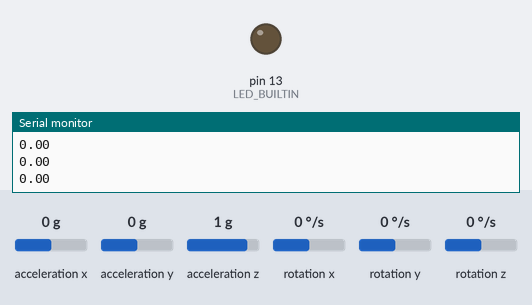
Bench run of a sketch on a simulated Arduino Uno, built with avr-gcc and run on an emulated ATmega328P. Shown: output pins drawn as LEDs (lit = HIGH), the last lines printed to the serial monitor. Wiring (inferred from the names in the program): MPU-6050 motion sensor at I2C address 0x68. Dashed ring = blinking. The inputs (shaded band) are chosen by the test bench; at power-on: rotation y 0 °/s, acceleration x 0 g, acceleration y 0 g, acceleration z 1 g, rotation x 0 °/s, rotation z 0 °/s.

Above: at 2.0 s.
2.1 s: rotation y set to 100 °/s
At 2.25 s:
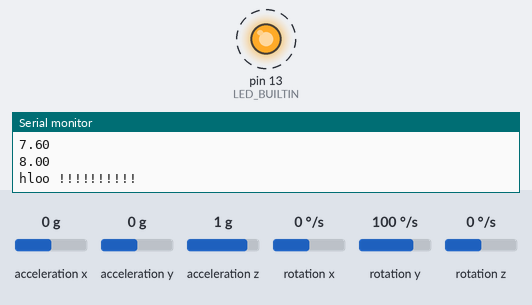
5.1 s: rotation y set to -192 °/s
At 7.2 s:
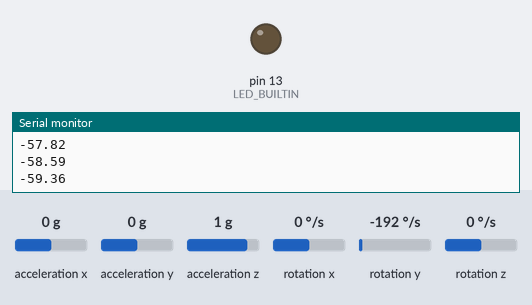
8.1 s: rotation y set to 85 °/s
11.1 s: rotation y set to 94 °/s
Timing chart, 0 to 15.1 s (numbered marks = the images above; inputs shaded):
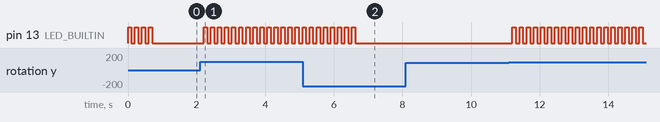

Measured:
- after the input at 2.1 s, pin 13 (LED_BUILTIN): alternates HIGH for 0.10 s and LOW for 0.11 s, starting after 0.11 s
- after the input at 5.1 s, pin 13 (LED_BUILTIN): goes on until 6.6 s, then stays LOW

The sketch:

angle_calculation_using_acc.ino
```cpp
#include <Wire.h>
#define RAD_TO_DEG 57.295779513082320876798154814105
const int gyro_addr=0x68;
int temp;
long acc_reading[3];
float gyro_reading[3];
/*
gyro[0] => pitch axis
gyro[1] => roll axis
gyro[2] => yaw axis
*/
int gyro_offset[3];
int frequency_of_gyro_reading=250;
// degree per second  = raw gyro /65.5
// frequency of gyro is frequency_of_gyro_reading
int conversion_constant= frequency_of_gyro_reading*65.5 ;
float gyro_yaw,gyro_roll,gyro_pitch;
double acc_roll,acc_pitch;
//####################################################### SETUP ##############################################################################################
void setup() {

 pinMode(LED_BUILTIN, OUTPUT);


for(int i=0;i<4;i++)
{
  digitalWrite(LED_BUILTIN, HIGH);   // turn the LED on (HIGH is the voltage level)
  delay(100);                       // wait for a second
  digitalWrite(LED_BUILTIN, LOW);    // turn the LED off by making the voltage LOW
  delay(100);

  }


Serial.begin(57600);
Serial.println("hello world ! ! !");
Serial.println("setting up gyro");
gyro_setup(gyro_addr);//Setting up gyro registers

/*
Serial.println("Calculating  gyro ofset");
cal_mpu(gyro_addr,50);// Calculating gyro gyro_offset
*/


//TODO  ********************** setting initial angle value from acclerometer
gyro_yaw=0;
gyro_roll=0;
gyro_pitch=0;


/*
for(int i=0;i<10;i++)
{
  Serial.println("_______________");
  Serial.println(i);

read_mpu(gyro_addr);

 Serial.print(acc_reading[0]);
  Serial.print(" x value ||");
   Serial.print(acc_reading[1]);
    Serial.print(" y value ||");
     Serial.print(acc_reading[2]);
    Serial.print(" z value ||");

long total_accleration= (acc_reading[0]*acc_reading[0]) +( acc_reading[1]*acc_reading[1]) +( acc_reading[2]*acc_reading[2]);
total_accleration=sqrt(total_accleration);


//long total_accleration= (acc_reading[0]*acc_reading[0]);
Serial.println(total_accleration);
}

*/

}
//####################################################################### LOOP  ################################################################################
void loop() {

/*
read_mpu(gyro_addr);
Serial.println(gyro_yaw);
delay(4);
*/


read_mpu(gyro_addr);
Serial.println(gyro_pitch);
delay(4);
if(gyro_pitch>8)

{Serial.println("hloo !!!!!!!!!! ");
  digitalWrite(LED_BUILTIN, HIGH);   // turn the LED on (HIGH is the voltage level)
  delay(100);                       // wait for a second
  digitalWrite(LED_BUILTIN, LOW);    // turn the LED off by making the voltage LOW
  delay(100);
}


}
//####################################################################################### SET UP GYRO ############################################################
void gyro_setup(int gyro_addr)
{
  //Setup the MPU-6050
    Wire.beginTransmission(gyro_addr);                                      //Start communication with the address found during search.
    Wire.write(0x6B);                                                          //We want to write to the PWR_MGMT_1 register (6B hex)
    Wire.write(0x00);                                                          //Set the register bits as 00000000 to activate the gyro
    Wire.endTransmission();                                                    //End the transmission with the gyro.

    Wire.beginTransmission(gyro_addr);                                      //Start communication with the address found during search.
    Wire.write(0x1B);                                                          //We want to write to the GYRO_CONFIG register (1B hex)
    Wire.write(0x08);                                                          //Set the register bits as 00001000 (500dps full scale)
    Wire.endTransmission();                                                    //End the transmission with the gyro

    Wire.beginTransmission(gyro_addr);                                      //Start communication with the address found during search.
    Wire.write(0x1C);                                                          //We want to write to the ACCEL_CONFIG register (1A hex)
    Wire.write(0x10);                                                          //Set the register bits as 00010000 (+/- 8g full scale range)
    Wire.endTransmission();                                                    //End the transmission with the gyro

    Wire.beginTransmission(gyro_addr);                                      //Start communication with the address found during search
    Wire.write(0x1A);                                                          //We want to write to the CONFIG register (1A hex)
    Wire.write(0x03);                                                          //Set the register bits as 00000011 (Set Digital Low Pass Filter to ~43Hz)
    Wire.endTransmission();                                                    //End the transmission with the gyro
}
//################################################################################### READ MPU ####################################################################
void read_mpu(int gyro_addr){
    //Read the MPU-6050
    Wire.beginTransmission(gyro_addr);                                   //Start communication with the gyro.
    Wire.write(0x3B);                                                       //Start reading @ register 43h and auto increment with every read.
    Wire.endTransmission();                                                 //End the transmission.
    Wire.requestFrom(gyro_addr,14);                                      //Request 14 bytes from the gyro.
    while(Wire.available() < 14);                                           //Wait until the 14 bytes are received.
    acc_reading[0] = Wire.read()<<8|Wire.read();                               //Add the low and high byte to the acc_x variable.
    acc_reading[1] = Wire.read()<<8|Wire.read();                               //Add the low and high byte to the acc_y variable.
    acc_reading[2] = Wire.read()<<8|Wire.read();                               //Add the low and high byte to the acc_z variable.

    temp = Wire.read()<<8|Wire.read();                               //Add the low and high byte to the temperature variable.


    gyro_reading[1]= Wire.read()<<8|Wire.read();                              //Read high and low part of the angular data.
    gyro_reading[0]= Wire.read()<<8|Wire.read();                              //Read high and low part of the angular data.
    gyro_reading[2] = Wire.read()<<8|Wire.read();                              //Read high and low part of the angular data.

//.......................................................... Angle estimation by intergrating gyro value .......................
//SUbstrcting the gyro_offset value calculated during calibration
gyro_reading[0]=gyro_reading[0]-gyro_offset[0];
gyro_reading[1]=gyro_reading[1]-gyro_offset[1];
gyro_reading[2]=gyro_reading[2]-gyro_offset[2];

//Converting and then intergrating gyro value
//current value = previous value + converted gyro value * dt
gyro_yaw=gyro_yaw+gyro_reading[2]/conversion_constant;
gyro_roll=gyro_roll+gyro_reading[1]/conversion_constant;
gyro_pitch=gyro_pitch+gyro_reading[0]/conversion_constant;
//...............................................................................................................................

//..................................... Angle estimation using acclerometer Reading ..............................................
long total_accleration= acc_reading[0]*acc_reading[0] + acc_reading[1]*acc_reading[1] + acc_reading[2]*acc_reading[2];
double R_acc=sqrt(total_accleration);

double x_acc=acc_reading[0];
double y_acc=acc_reading[1];

acc_pitch=asin(x_acc/R_acc);
acc_pitch=acc_pitch*RAD_TO_DEG;
acc_roll=asin(y_acc/R_acc);
acc_roll=acc_roll*RAD_TO_DEG;

// pitch=asin(inv_sin_value);
//pitch=(pitch*180)/3.14;
//...................................................................................................................................
}
//############################################################################# Calibrate MPU  ########################################################################
void cal_mpu(int gyro_addr,int num_of_rounds)
{
long gyro_sum[3];
Serial.print("Calibrating gyro:");
      gyro_sum[0]=0;
      gyro_sum[1]=0;
      gyro_sum[2]=0;
  gyro_offset[0]=0;
  gyro_offset[1]=0;
  gyro_offset[2]=0;
    for (int i=0;i<num_of_rounds;i++)
    {
      Serial.print(".");
      read_mpu(gyro_addr);
      gyro_sum[0]=gyro_sum[0]+gyro_reading[0];
      gyro_sum[1]=gyro_sum[1]+gyro_reading[1];
      gyro_sum[2]=gyro_sum[2]+gyro_reading[2];
      delay(100);
    }
  Serial.println("Done ! ");
  gyro_offset[0]=gyro_sum[0]/num_of_rounds;
  gyro_offset[1]=gyro_sum[1]/num_of_rounds;
  gyro_offset[2]=gyro_sum[2]/num_of_rounds;

Serial.print("gyro ofset 0: ");
Serial.print(gyro_offset[0]);
Serial.print("|| gyro ofset 1: ");
Serial.print(gyro_offset[1]);
Serial.print("|| gyro ofset 2: ");
Serial.print(gyro_offset[2]);
}
//#######################################################################################################################################################################
```
